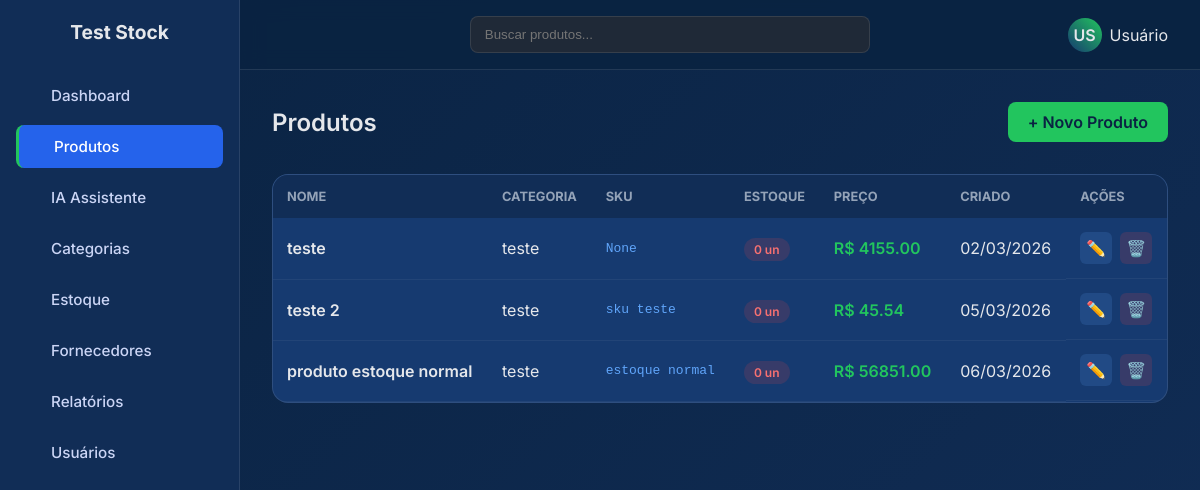
/cadastroItem/ (signed in), run on the app's committed database.
### core/models.py (models this page shows, shortened)
class Produto(models.Model):
    id = models.AutoField(primary_key=True)
    name = models.CharField(max_length=150)
    description = models.TextField(max_length=200, null=True, blank=True)
    unit_price = models.DecimalField(max_digits=10, decimal_places=2)
    category = models.ForeignKey(Categoria, on_delete=PROTECT)
    sku = models.CharField(max_length=200, null=True, blank=True)
    Inventory_quantity = models.IntegerField(default=0)
    creation_date = models.DateField(auto_now_add=True)
    update_date = models.DateField(auto_now=True)

class Categoria(models.Model):
    id = models.AutoField(primary_key=True)
    name = models.CharField(max_length=100)
    description = models.TextField(max_length=150, null=True, blank=True)
    def __str__(self):
        return self.name

### core/views.py (the view)
# urls.py: path('cadastroItem/', search_bar_view, name='cadastro_de_produtos'),
@login_required
def search_bar_view(request):
    query = request.GET.get('q')
    if query:
        product = Produto.objects.filter(name__icontains=query)
    else:
        product = Produto.objects.all()
    is_htmx = request.headers.get('HX-Request') == 'true'
    if is_htmx:
        return render(request, 'carrega_produtos.html', {'product': product})
    return render(request, 'cadastro_produtos.html', {'product': product})

### core/templates/cadastro_produtos.html
{% extends "base.html" %}
{% load static %}
{% block content %}
<div class="toolbar">
    <div class="page-title">Produtos</div>
    <a href="{% url 'cadastrar_produto' %}" class="btn-primary">
        + Novo Produto
    </a>
</div>
<div id="resultado">
    {% include "carrega_produtos.html" %}
</div>
{% endblock %}

### core/templates/carrega_produtos.html
<div class="table-wrapper">
<table>
    <thead>
        <tr>
            <th>Nome</th>
            <th>Categoria</th>
            <th>SKU</th>
            <th>Estoque</th>
            <th>Preço</th>
            <th>Criado</th>
            <th>Ações</th>
        </tr>
    </thead>
    <tbody>
        {% for prod in product %}
        <tr>
            <td class="col-name">{{ prod.name }}</td>
            <td>{{ prod.category }}</td>
            <td class="col-sku">{{ prod.sku }}</td>
            <td>
                {% if prod.inventory_quantity > 10 %}
                    <span class="stock-badge in-stock">
                        {{ prod.inventory_quantity }} un
                    </span>
                {% elif prod.inventory_quantity > 0 %}
                    <span class="stock-badge low-stock">
                        {{ prod.inventory_quantity }} un
                    </span>
                {% else %}
                    <span class="stock-badge out-stock">
                        0 un
                    </span>
                {% endif %}
            </td>
            <td class="price">R$ {{ prod.unit_price }}</td>
            <td>{{ prod.creation_date|date:"d/m/Y" }}</td>
            <td class="actions">
                <a href="{% url 'editar_produto' prod.id %}" class="btn-action btn-edit" title="Editar">
                    ✏️
                </a>
                <a href="#" class="btn-action btn-delete" title="Excluir" onclick="return confirm('Tem certeza que deseja excluir o produto {{ prod.name }}?')">
                    🗑️
                </a>
            </td>
        </tr>
        {% empty %}
        <tr>
            <td colspan="7" class="empty">
                Nenhum produto encontrado
            </td>
        </tr>
        {% endfor %}
    </tbody>
</table>
</div>

### core/static/css/cadastro_produto.css (style rules this page uses)
:root { --blue-dark-1: #0a2342; --blue-dark-2: #112d56; --blue-dark-3: #163a70; --green-bright: #22c55e; --input-bg: #1f2937; --input-text: #e5e7eb; --placeholder-color: #94a3b8; --button-text: #f8fafc; --link-color: #60a5fa; --border-color: rgba(255, 255, 255, 0.1); }
* { box-sizing: border-box; margin: 0; padding: 0; }
body { font-family: 'Inter', sans-serif; background: linear-gradient(135deg, var(--blue-dark-1), var(--blue-dark-2)); color: var(--input-text); min-height: 100vh; }
.toolbar { display: flex; justify-content: space-between; align-items: center; margin-bottom: 2rem; }
.page-title { font-size: 1.5rem; font-weight: 600; }
.btn-primary { background: var(--green-bright); color: var(--blue-dark-1); padding: 10px 20px; border-radius: 8px; font-weight: 600; text-decoration: none; transition: 0.2s; }
.table-wrapper { background: var(--blue-dark-3); border-radius: 16px; border: 1px solid var(--border-color); overflow: hidden; }
table { width: 100%; border-collapse: collapse; }
thead { background: var(--blue-dark-2); }
thead th { padding: 14px; text-align: left; font-size: 0.8rem; text-transform: uppercase; color: var(--placeholder-color); }
tbody td { padding: 14px; border-bottom: 1px solid rgba(255,255,255,0.05); }
.col-name { font-weight: 600; }
.col-sku { font-family: monospace; color: var(--link-color); }
.price { font-weight: 600; color: var(--green-bright); }
.stock-badge { padding: 4px 10px; border-radius: 20px; font-size: 0.75rem; font-weight: 600; }
.out-stock { background: rgba(239,68,68,0.15); color: #f87171; }
.actions { display: flex; gap: 8px; }
.btn-action { display: inline-flex; align-items: center; justify-content: center; width: 32px; height: 32px; border-radius: 6px; text-decoration: none; font-size: 1rem; transition: all 0.2s; }
.btn-edit { background: rgba(96, 165, 250, 0.15); color: #60a5fa; }
.btn-delete { background: rgba(239, 68, 68, 0.15); color: #f87171; }

### data on the page
Produto: name "teste", category "teste", sku "None", unit_price "4155.00", creation_date "02/03/2026"
Produto: name "teste 2", category "teste", sku "sku teste", unit_price "45.54", creation_date "05/03/2026"
Produto: name "produto estoque normal", category "teste", sku "estoque normal", unit_price "56851.00", creation_date "06/03/2026"
